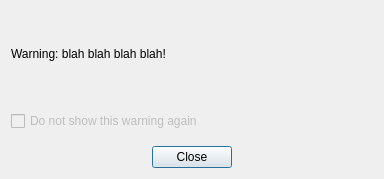
<?xml version="1.0" encoding="UTF-8"?>
<ui version="4.0">
 <class>QtWarningDialog</class>
 <widget class="QDialog" name="QtWarningDialog">
  <property name="geometry">
   <rect>
    <x>0</x>
    <y>0</y>
    <width>384</width>
    <height>179</height>
   </rect>
  </property>
  <property name="sizePolicy">
   <sizepolicy hsizetype="Preferred" vsizetype="Preferred">
    <horstretch>0</horstretch>
    <verstretch>0</verstretch>
   </sizepolicy>
  </property>
  <property name="windowTitle">
   <string>LaTIM-SNAP - Warnings Generated</string>
  </property>
  <layout class="QVBoxLayout" name="verticalLayout">
   <property name="spacing">
    <number>15</number>
   </property>
   <item>
    <widget class="QLabel" name="label">
     <property name="sizePolicy">
      <sizepolicy hsizetype="Preferred" vsizetype="Preferred">
       <horstretch>1</horstretch>
       <verstretch>1</verstretch>
      </sizepolicy>
     </property>
     <property name="minimumSize">
      <size>
       <width>360</width>
       <height>80</height>
      </size>
     </property>
     <property name="maximumSize">
      <size>
       <width>400</width>
       <height>16777215</height>
      </size>
     </property>
     <property name="text">
      <string>Warning: blah blah blah blah!</string>
     </property>
     <property name="wordWrap">
      <bool>true</bool>
     </property>
    </widget>
   </item>
   <item>
    <widget class="QCheckBox" name="checkBox">
     <property name="enabled">
      <bool>false</bool>
     </property>
     <property name="text">
      <string>Do not show this warning again</string>
     </property>
    </widget>
   </item>
   <item>
    <layout class="QHBoxLayout" name="horizontalLayout">
     <item>
      <spacer name="horizontalSpacer">
       <property name="orientation">
        <enum>Qt::Horizontal</enum>
       </property>
       <property name="sizeHint" stdset="0">
        <size>
         <width>40</width>
         <height>20</height>
        </size>
       </property>
      </spacer>
     </item>
     <item>
      <widget class="QPushButton" name="pushButton">
       <property name="text">
        <string>Close</string>
       </property>
      </widget>
     </item>
     <item>
      <spacer name="horizontalSpacer_2">
       <property name="orientation">
        <enum>Qt::Horizontal</enum>
       </property>
       <property name="sizeHint" stdset="0">
        <size>
         <width>40</width>
         <height>20</height>
        </size>
       </property>
      </spacer>
     </item>
    </layout>
   </item>
  </layout>
 </widget>
 <resources/>
 <connections/>
</ui>
